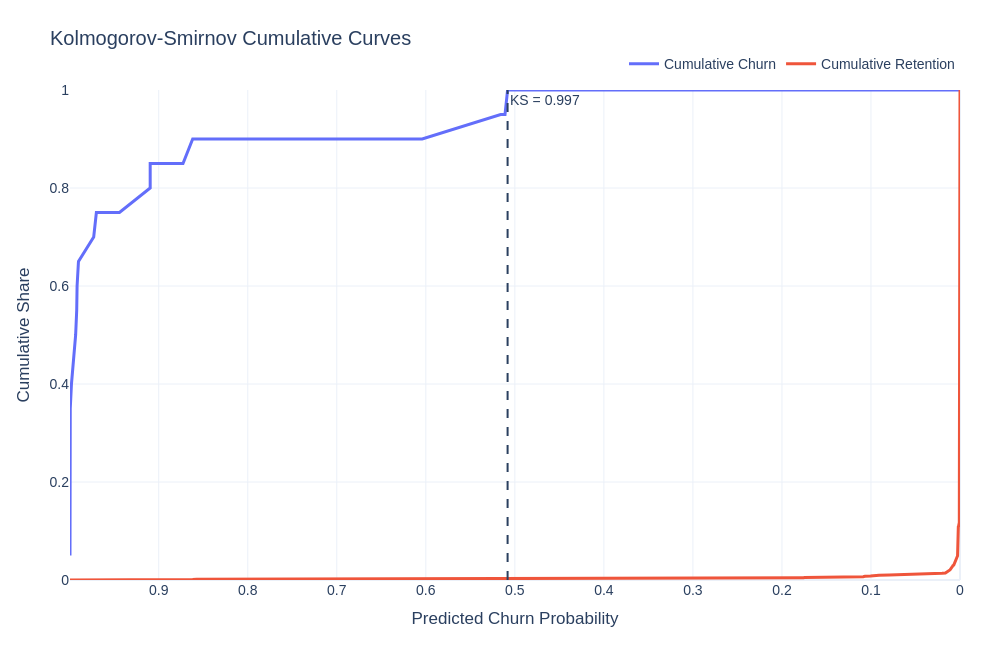

The cell this chart's notebook holds for it:
### Code cell
fig = go.Figure()

fig.add_trace(
    go.Scatter(
        x=ks_data["probability"],
        y=ks_data["cum_churn"],
        mode="lines",
        name="Cumulative Churn",
        line=dict(width=3),
        hovertemplate=(
            "Probability: %{x:.3f}<br>"
            "Cumulative churn: %{y:.3f}<extra></extra>"
        )
    )
)

fig.add_trace(
    go.Scatter(
        x=ks_data["probability"],
        y=ks_data["cum_non_churn"],
        mode="lines",
        name="Cumulative Retention",
        line=dict(width=3),
        hovertemplate=(
            "Probability: %{x:.3f}<br>"
            "Cumulative retention: %{y:.3f}<extra></extra>"
        )
    )
)

fig.add_vline(
    x=ks_probability,
    line_dash="dash",
    annotation_text=f"KS = {ks_statistic:.3f}",
    annotation_position="top right"
)

fig = apply_plotly_layout(
    fig,
    title="Kolmogorov-Smirnov Cumulative Curves",
    xaxis_title="Predicted Churn Probability",
    yaxis_title="Cumulative Share"
)

fig.update_xaxes(autorange="reversed")
fig.update_yaxes(range=[0, 1])

save_plotly_figure(fig, "ks-curve")
fig.show()

### Figure 1 — Plotly figure (JSON) as saved in the notebook; plotly's stock layout.template omitted (floating-point values rounded to 4 significant figures; data arrays with more than 128 entries replaced by an {"elided": "..."} marker saying what was removed)
{"data": [{"hovertemplate": "Probability: %{x:.3f}<br>Cumulative churn: %{y:.3f}<extra></extra>", "line": {"width": 3}, "mode": "lines", "name": "Cumulative Churn", "type": "scatter", "x": {"elided": "1862 float values"}, "y": {"elided": "1862 float values"}}, {"hovertemplate": "Probability: %{x:.3f}<br>Cumulative retention: %{y:.3f}<extra></extra>", "line": {"width": 3}, "mode": "lines", "name": "Cumulative Retention", "type": "scatter", "x": {"elided": "1862 float values"}, "y": {"elided": "1862 float values"}}], "layout": {"annotations": [{"showarrow": false, "text": "KS = 0.997", "x": 0.5082, "xanchor": "left", "xref": "x", "y": 1, "yanchor": "top", "yref": "y domain"}], "font": {"family": "Arial", "size": 14}, "height": 650, "legend": {"orientation": "h", "x": 1, "xanchor": "right", "y": 1.02, "yanchor": "bottom"}, "margin": {"b": 70, "l": 70, "r": 40, "t": 90}, "shapes": [{"line": {"dash": "dash"}, "type": "line", "x0": 0.5082, "x1": 0.5082, "xref": "x", "y0": 0, "y1": 1, "yref": "y domain"}], "title": {"font": {"size": 20}, "text": "Kolmogorov-Smirnov Cumulative Curves"}, "width": 1000, "xaxis": {"autorange": "reversed", "title": {"text": "Predicted Churn Probability"}}, "yaxis": {"range": [0, 1], "title": {"text": "Cumulative Share"}}}}
